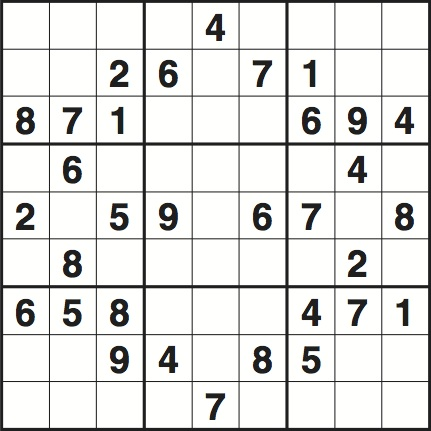
#> input picture app/DjangoREST/sudokuBackend/solverREST/resources/testdata/1.jpg, 431 x 431 px
$ python -i Solver.py   (imports and definitions only)   (older library calls are emulated)
#> lines starting #> are read from the running program, lines starting #| are printed output that depends on the picture; after the words box and inside, x2 and y2 are one past the last pixel; in counts of white or black regions, pixels touching at a corner belong together
from functools import reduce
import cv2
import numpy as np
from z3 import *

from sudokuBackend.settings import BASE_DIR
import os


SUDOKU_SIZE = 9
BLOCK_SIZE = 3
IMAGE_SIZE = 431
# [1 line that did not run here, left out]

BLACK = (0, 0, 0, 0)


def all9(vs):
    assert (len(vs) == SUDOKU_SIZE)
    return Distinct(vs)


# [57 lines left out: functions solve, generate_image, not called in this run]


def train(samples, responses):
    samples = np.loadtxt(samples, np.float32)
    responses = np.loadtxt(responses, np.float32)
    responses = responses.reshape((responses.size, 1))
    model = cv2.ml.KNearest_create()
    model.train(samples, cv2.ml.ROW_SAMPLE, responses)
    return model


# [18 lines left out: function create_board, not called in this run]


def get_solution(image):
#> called with image = '../resources/testdata/1.jpg'
    image = cv2.imread(image)
#> image is the input picture: shape (431, 431, 3); mean B, G, R 223.1, 224.8, 224.7
    image = cv2.resize(image, (IMAGE_SIZE, IMAGE_SIZE))

    gray = cv2.cvtColor(image, cv2.COLOR_BGR2GRAY)
    blur = cv2.GaussianBlur(gray, (5, 5), 0)
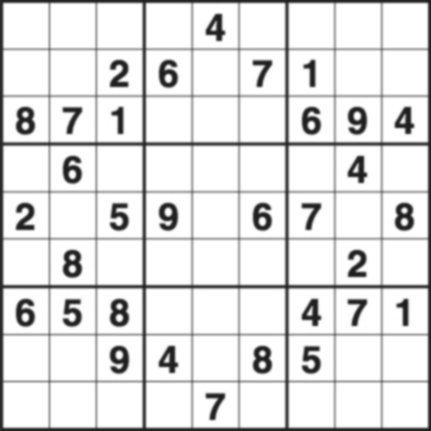
#> blur: shape (431, 431); min 30, max 255, mean 224.8
    thresh = cv2.adaptiveThreshold(blur, 255, 1, 1, 5, 2)
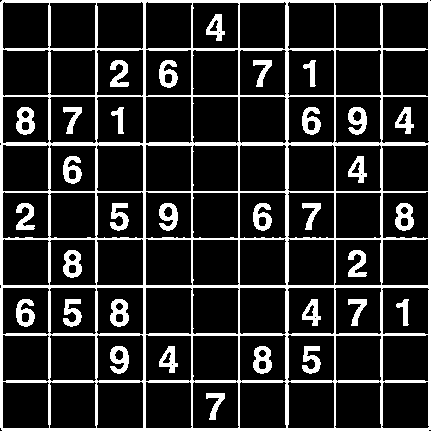
#> thresh: shape (431, 431); 17.2% white; 33 white regions

    # finding Contours
    _, contours, _ = cv2.findContours(thresh, cv2.RETR_LIST, cv2.CHAIN_APPROX_SIMPLE)
#> contours = 141 contours, 4 with area under 20; largest, box (x1, y1, x2, y2) and area: (0, 0, 431, 431) 184888, (96, 287, 144, 335) 2126, (96, 96, 144, 144) 2124, (2, 381, 50, 429) 2124, (287, 287, 335, 335) 2124

    row = []
    field = []
    _, y_old, _, _ = cv2.boundingRect(contours[0])
#> y_old = 393
    for cnt in contours:
        [x, y, w, h] = cv2.boundingRect(cnt)
        area = w * h

        # contour is number of empty field
        if 1500 > area > 170 and w > 10 and h > 14:
            roi = thresh[y:y + h, x:x + w]
            roismall = cv2.resize(roi, (10, 10))
            roismall = roismall.reshape((1, 100))
            roismall = np.float32(roismall)
            _, results, _, _ = model.findNearest(roismall, k=1)
            string = str(int((results[0][0])))
            if y + 10 > y_old > y - 10:
                row.append([string, x, y])
            else:
                row.sort(key=lambda x: int(x[1]))
                if len(row) != 0:
                    field.append(row)
                row = [[string, x, y]]
                y_old = y
#> this loop made 1 pass
#> (x, y, w, h, area) on pass 1: (206, 393, 19, 27, 513)
#> after the loop, field = []

            # [5 lines of commented-out code are left out]

    row.sort(key=lambda x: int(x[1]))
    field.append(row)
    field = field[::-1]

    # compute number of zeros
    y_old = 0
    padded_field = []
    for row in field:
        ext_row = [['0', 0, 0]] + row + [['0', IMAGE_SIZE, 0]]
        y_new = row[0][2]
        if y_new - y_old > RASTER_SIZE * 1.1:
            padded_field.append([9, '0'])
        y_old = y_new
        for i in range(0, len(ext_row) - 1):
            distance = ext_row[i + 1][1] - ext_row[i][1]
            if distance > 1.10 * RASTER_SIZE:
                padded_field.append([distance // (RASTER_SIZE + 1), '0'])
            if i != len(ext_row) - 2:
                padded_field.append([1, ext_row[i + 1][0]])

    if IMAGE_SIZE - y_old > RASTER_SIZE * 1.1:
        padded_field.append([9, '0'])

    # create game board
    A = create_board(padded_field)

    # solve sudoku
    return solve(A)


# main
# [1 line that did not run here, left out]


#solution = get_solution(sys.argv[1])
#generate_image(solution, sys.argv[1])

#> (the run stopped early here; a loop or call above may not have finished)

$ run again, on app/DjangoREST/sudokuBackend/solverREST/resources/testdata/14.jpg
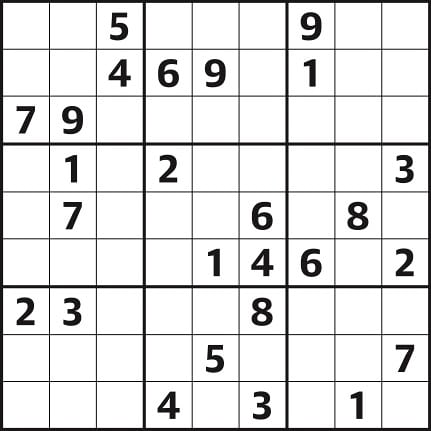
#> input picture app/DjangoREST/sudokuBackend/solverREST/resources/testdata/14.jpg, 431 x 431 px
#> in get_solution, image is the input picture: shape (431, 431, 3); mean B, G, R 225.7, 225.6, 225.8
#> in get_solution, `blur = cv2.GaussianBlur(gray, (5, 5), 0)`:
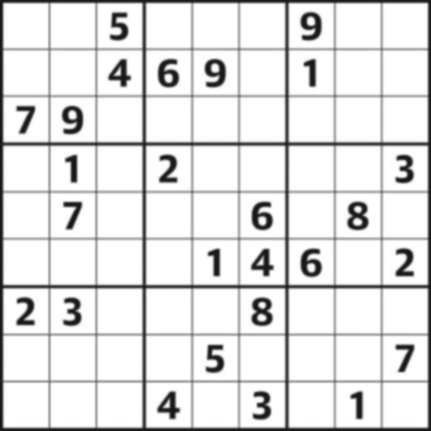
#> blur: shape (431, 431); min 18, max 255, mean 225.7
#> in get_solution, `thresh = cv2.adaptiveThreshold(blur, 255, 1, 1, 5, 2)`:
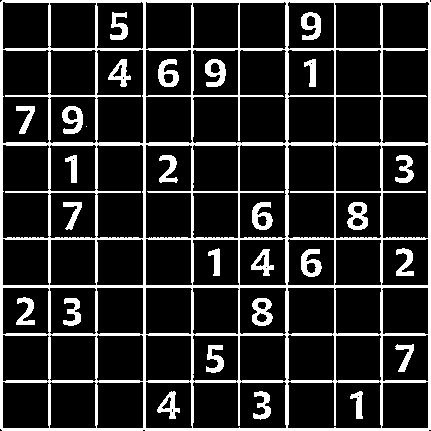
#> thresh: shape (431, 431); 16.5% white; 28 white regions (1 under 20 px)
#> contours = 115 contours, 7 with area under 20; largest, box (x1, y1, x2, y2) and area: (0, 0, 431, 431) 184891, (192, 49, 287, 144) 6281, (287, 144, 335, 239) 4212, (2, 144, 50, 239) 4212, (239, 144, 287, 239) 4210
#> y_old = 408
#> the loop in get_solution, `for cnt in contours:` made 4 passes
#> (x, y, w, h, area) on passes 2, 4: (161, 396, 11, 14, 154), (350, 391, 13, 28, 364)
#> after the loop in get_solution, `for cnt in contours:`: field = []

$ run again, on app/DjangoREST/sudokuBackend/solverREST/resources/testdata/18.jpg
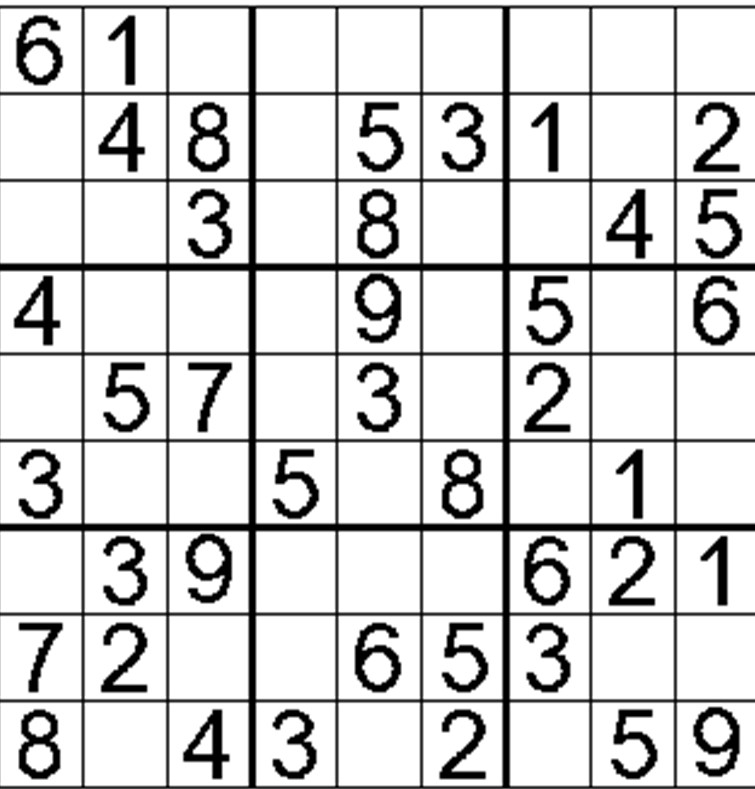
#> input picture app/DjangoREST/sudokuBackend/solverREST/resources/testdata/18.jpg, 755 x 789 px
#> in get_solution, image is the input picture: shape (789, 755, 3); min 0, max 255, mean 212.3
#> image: shape (431, 431, 3)
#> in get_solution, `blur = cv2.GaussianBlur(gray, (5, 5), 0)`:
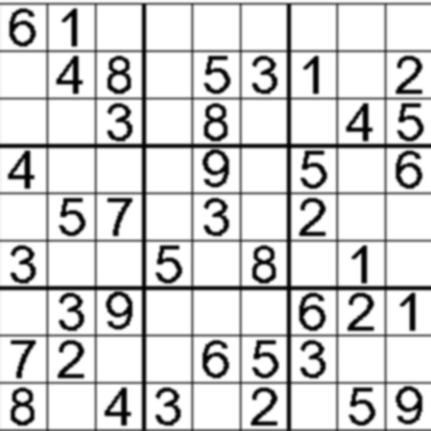
#> blur: shape (431, 431); min 0, max 255, mean 212.4
#> in get_solution, `thresh = cv2.adaptiveThreshold(blur, 255, 1, 1, 5, 2)`:
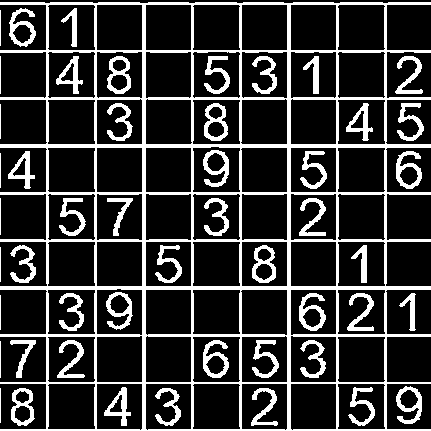
#> thresh: shape (431, 431); 20.5% white; 50 white regions
#> contours = 132 contours, 9 with area under 20; largest, box (x1, y1, x2, y2) and area: (0, 2, 431, 431) 147246, (47, 383, 96, 430) 2124, (337, 383, 386, 430) 2124, (337, 336, 386, 383) 2122, (192, 336, 241, 383) 2122
#> y_old = 405
#> the loop in get_solution, `for cnt in contours:` made 1 pass
#> (x, y, w, h, area) on pass 1: (14, 405, 17, 18, 306)
#> after the loop in get_solution, `for cnt in contours:`: field = []

$ run again, on app/DjangoREST/sudokuBackend/solverREST/resources/testdata/20.jpg
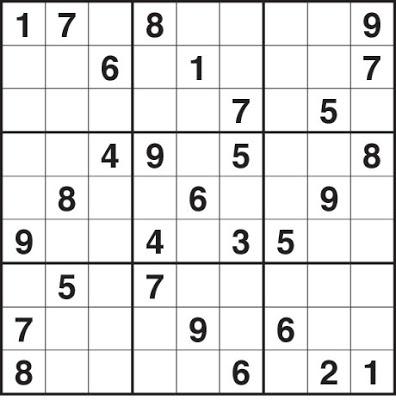
#> input picture app/DjangoREST/sudokuBackend/solverREST/resources/testdata/20.jpg, 396 x 400 px
#> in get_solution, image is the input picture: shape (400, 396, 3); mean B, G, R 228.5, 228.5, 228.6
#> image: shape (431, 431, 3)
#> in get_solution, `blur = cv2.GaussianBlur(gray, (5, 5), 0)`:
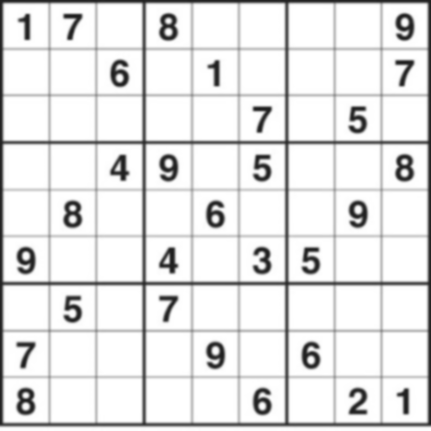
#> blur: shape (431, 431); min 30, max 255, mean 228.5
#> in get_solution, `thresh = cv2.adaptiveThreshold(blur, 255, 1, 1, 5, 2)`:
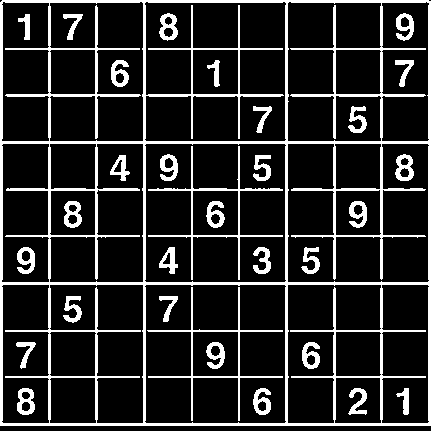
#> thresh: shape (431, 431); 15.6% white; 32 white regions
#> contours = 78 contours; largest, box (x1, y1, x2, y2) and area: (0, 0, 431, 426) 182746, (144, 143, 287, 283) 19459, (144, 284, 287, 424) 19456, (144, 1, 287, 142) 16740, (287, 143, 430, 283) 14646
#> y_old = 401
#> the loop in get_solution, `for cnt in contours:` made 4 passes
#> (x, y, w, h, area) on passes 1 to 4: (21, 401, 10, 11, 110), (257, 400, 10, 12, 120), (21, 391, 10, 9, 90), (396, 388, 13, 27, 351)
#> after the loop in get_solution, `for cnt in contours:`: field = []
